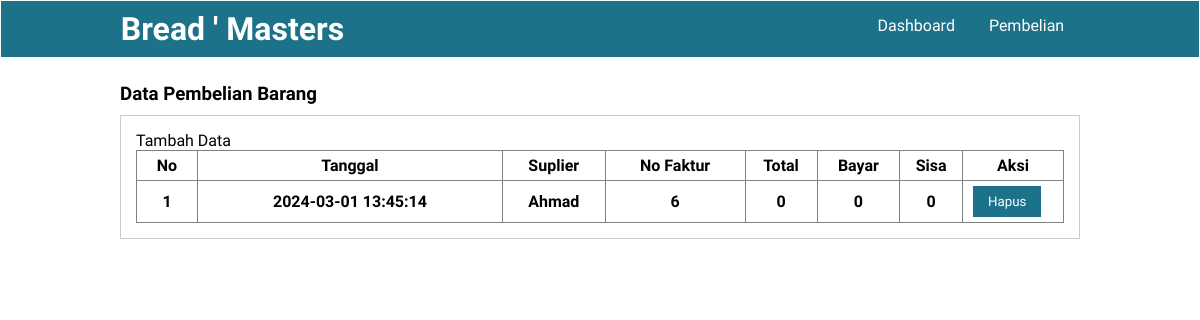
The app's page /user/pembelian.php (signed in), older data.
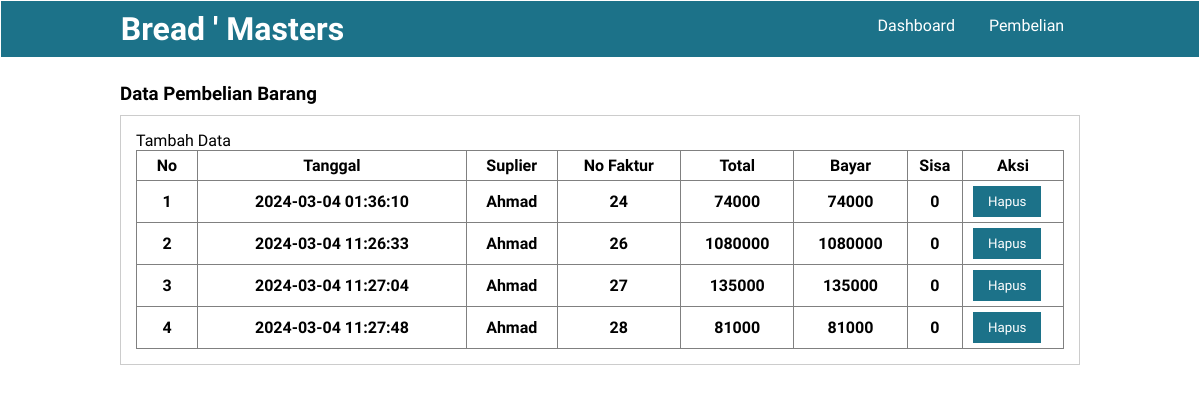
The same page, newer data.
### tables this page shows
CREATE TABLE `pembelian` (
  `no_faktur` int(11) NOT NULL,
  `id_pembelian` int(11) NOT NULL,
  `id_toko` int(11) NOT NULL,
  `id_user` int(11) NOT NULL,
  `tanggal_pembelian` date NOT NULL,
  `qty` int(11) NOT NULL,
  `id_suplier` varchar(255) NOT NULL,
  `total` int(11) NOT NULL,
  `bayar` int(11) NOT NULL,
  `sisa` int(11) NOT NULL,
  `keterangan` varchar(100) NOT NULL,
  `created_at` timestamp NOT NULL DEFAULT current_timestamp() ON UPDATE current_timestamp()
);

### user/pembelian.php (the view, shortened to what this page needs)
<?php
     include "koneksi.php";
    $query = mysqli_query($conn,'SELECT * FROM pembelian');
?>
<!DOCTYPE html>
<html lang="en">
<head>
    <link rel="stylesheet" href="dekorasi.css">
</head>
<body>
    <header>
        <div class="container">
        <h1><a href="index.php">Bread ' Masters</a></h1>
        <ul>
            <li><a href="index.php">Dashboard</a></li>
            <li><a href="pembelian.php">Pembelian</a></li>
        </ul>
        </div>
    </header>
    <div class="section">
        <div class="container">
            <h3>Data Pembelian Barang</h3>
            <div class="box">
                <p><a href="tambah_pembelian.php">Tambah Data</a></p>
                <table border="1" cellspacing="0" class="table">
                    <thead>
                        <tr>
                            <th width="60px">No</th>
                            <th>Tanggal</th>
                            <th>Suplier</th>
                            <th>No Faktur</th>
                            <th>Total</th>
                            <th>Bayar</th>
                            <th>Sisa</th>
                            <th width="100px">Aksi</th>
                        </tr>
                    </thead>
                    <tbody>
                    <?php
                    $no = 1;
                    while($pembelian = mysqli_fetch_assoc($query)):?>
                        <tr>
                        <th><?php echo $no++ ?></th>
                        <th><?php echo $pembelian["created_at"] ?></th>
                        <th><?php echo $pembelian["id_suplier"] ?></th>
                        <th><?php echo $pembelian["no_faktur"] ?></th>
                        <th><?php echo $pembelian["total"] ?></th>
                        <th><?php echo $pembelian["bayar"] ?></th>
                        <th><?php echo $pembelian["sisa"] ?></th>
                        <td>
                            <a href="./proses/hapus_pembelian.php?id=<?php echo $pembelian['no_faktur'] ?>" onclick="return confirm('Anda yakin ingin menghapus data ini??')"><button class="btn btn-primary">Hapus</button></a>
                        </td>
                        </tr>
                    <?php endwhile ?>
</tbody>
</body>
</html>

Row changes from the older to the newer data that the page shows:
removed pembelian: created_at "2024-03-01 13:45:14", id_suplier "Ahmad", no_faktur "6", total "0", bayar "0", sisa "0"
added pembelian: created_at "2024-03-04 01:36:10", id_suplier "Ahmad", no_faktur "24", total "74000", bayar "74000", sisa "0"
added pembelian: created_at "2024-03-04 11:26:33", id_suplier "Ahmad", no_faktur "26", total "1080000", bayar "1080000", sisa "0"
added pembelian: created_at "2024-03-04 11:27:04", id_suplier "Ahmad", no_faktur "27", total "135000", bayar "135000", sisa "0"
added pembelian: created_at "2024-03-04 11:27:48", id_suplier "Ahmad", no_faktur "28", total "81000", bayar "81000", sisa "0"
